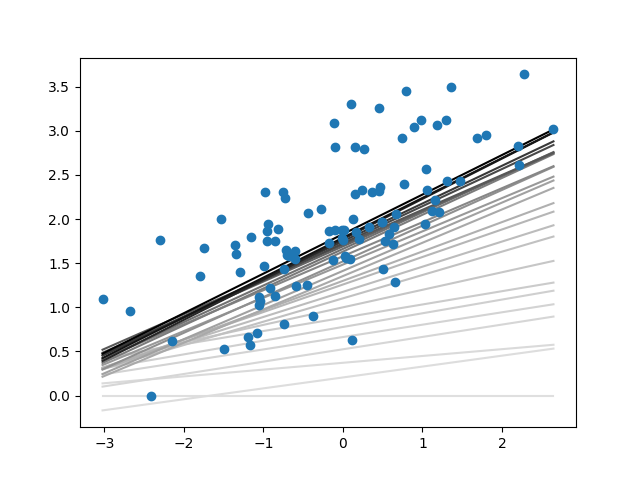

Recreate this plot in Python.
import numpy as np
import matplotlib.pyplot as plt

np.random.seed(42)


def miniBatchGD(X, y, batch_size=20, learn_rate=0.005, num_iter=25):
    n_points = X.shape[0]
    W = np.zeros(X.shape[1])
    b = 0

    regression = [np.hstack((W, b))]
    for _ in range(num_iter):
        batch = np.random.choice(range(n_points), batch_size)
        X_batch = X[batch, :]
        y_batch = y[batch]
        W, b = MSEStep(X_batch, y_batch, W, b, learn_rate)
        regression.append(np.hstack((W, b)))

    return regression


def MSEStep(X, y, W, b, learn_rate=0.005):
    y_pred = np.matmul(X, W) + b

    error = y - y_pred

    W_new = W + learn_rate * np.matmul(error, X)
    b_new = b + learn_rate * error.sum()

    return W_new, b_new


if __name__ == "__main__":
    data = np.loadtxt('data.csv', delimiter=',')
    X = data[:, :-1]
    y = data[:, -1]
    regression_coef = miniBatchGD(X, y)

    plt.figure()
    X_min = X.min()
    X_max = X.max()
    counter = len(regression_coef)
    for W, b in regression_coef:
        counter -= 1
        color = [1 - 0.92 ** counter for _ in range(3)]
        plt.plot([X_min, X_max], [X_min * W + b, X_max * W + b], color=color)
    plt.scatter(X, y, zorder=3)
    plt.savefig('MiniBatchGD.png')
    plt.show()
